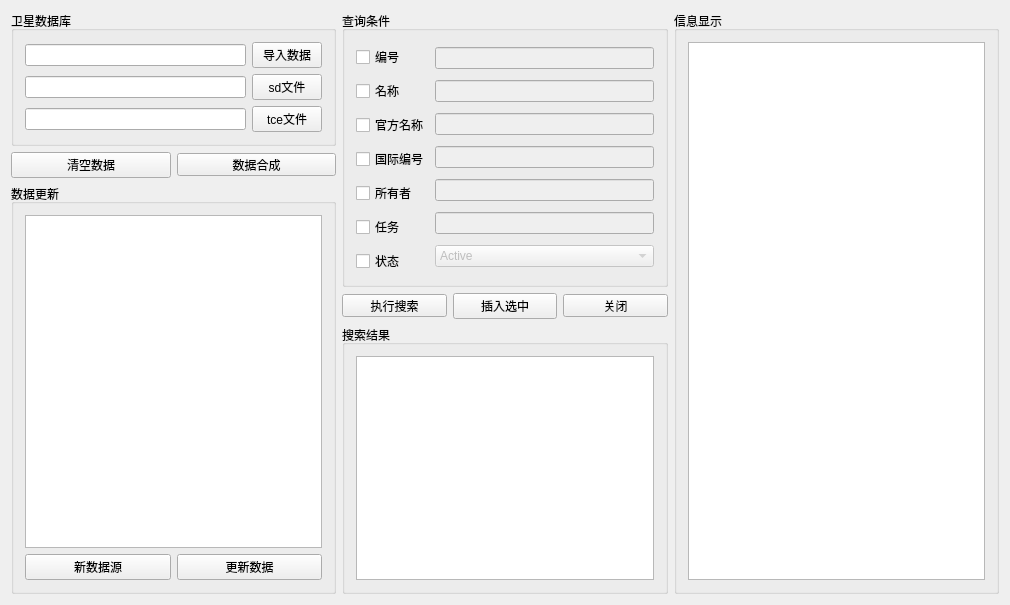
<?xml version="1.0" encoding="UTF-8"?>
<ui version="4.0">
 <class>DataReadToDBClass</class>
 <widget class="QWidget" name="DataReadToDBClass">
  <property name="geometry">
   <rect>
    <x>0</x>
    <y>0</y>
    <width>1010</width>
    <height>605</height>
   </rect>
  </property>
  <property name="windowTitle">
   <string>DataReadToDB</string>
  </property>
  <layout class="QGridLayout" name="gridLayout_6">
   <item row="0" column="0">
    <layout class="QHBoxLayout" name="horizontalLayout_5">
     <item>
      <layout class="QVBoxLayout" name="verticalLayout_4">
       <item>
        <widget class="QGroupBox" name="SatelliteDB">
         <property name="sizePolicy">
          <sizepolicy hsizetype="Expanding" vsizetype="Fixed">
           <horstretch>0</horstretch>
           <verstretch>0</verstretch>
          </sizepolicy>
         </property>
         <property name="minimumSize">
          <size>
           <width>100</width>
           <height>102</height>
          </size>
         </property>
         <property name="maximumSize">
          <size>
           <width>16777215</width>
           <height>16777215</height>
          </size>
         </property>
         <property name="sizeIncrement">
          <size>
           <width>0</width>
           <height>50</height>
          </size>
         </property>
         <property name="baseSize">
          <size>
           <width>0</width>
           <height>50</height>
          </size>
         </property>
         <property name="autoFillBackground">
          <bool>false</bool>
         </property>
         <property name="title">
          <string>卫星数据库</string>
         </property>
         <layout class="QGridLayout" name="gridLayout_3">
          <item row="0" column="0">
           <layout class="QGridLayout" name="gridLayout">
            <item row="1" column="1">
             <widget class="QPushButton" name="SDfileBtn">
              <property name="sizePolicy">
               <sizepolicy hsizetype="Expanding" vsizetype="Fixed">
                <horstretch>0</horstretch>
                <verstretch>0</verstretch>
               </sizepolicy>
              </property>
              <property name="minimumSize">
               <size>
                <width>70</width>
                <height>20</height>
               </size>
              </property>
              <property name="maximumSize">
               <size>
                <width>25</width>
                <height>16777215</height>
               </size>
              </property>
              <property name="text">
               <string>sd文件</string>
              </property>
             </widget>
            </item>
            <item row="2" column="1">
             <widget class="QPushButton" name="TCEfileBtn">
              <property name="sizePolicy">
               <sizepolicy hsizetype="Expanding" vsizetype="Fixed">
                <horstretch>0</horstretch>
                <verstretch>0</verstretch>
               </sizepolicy>
              </property>
              <property name="minimumSize">
               <size>
                <width>70</width>
                <height>20</height>
               </size>
              </property>
              <property name="maximumSize">
               <size>
                <width>25</width>
                <height>16777215</height>
               </size>
              </property>
              <property name="text">
               <string>tce文件</string>
              </property>
             </widget>
            </item>
            <item row="1" column="0">
             <widget class="QLineEdit" name="SDnameLE">
              <property name="sizePolicy">
               <sizepolicy hsizetype="Expanding" vsizetype="Fixed">
                <horstretch>0</horstretch>
                <verstretch>0</verstretch>
               </sizepolicy>
              </property>
              <property name="minimumSize">
               <size>
                <width>30</width>
                <height>20</height>
               </size>
              </property>
              <property name="readOnly">
               <bool>true</bool>
              </property>
             </widget>
            </item>
            <item row="2" column="0">
             <widget class="QLineEdit" name="TCEnameLE">
              <property name="sizePolicy">
               <sizepolicy hsizetype="Expanding" vsizetype="Fixed">
                <horstretch>0</horstretch>
                <verstretch>0</verstretch>
               </sizepolicy>
              </property>
              <property name="minimumSize">
               <size>
                <width>30</width>
                <height>20</height>
               </size>
              </property>
              <property name="readOnly">
               <bool>true</bool>
              </property>
             </widget>
            </item>
            <item row="0" column="0">
             <widget class="QLineEdit" name="DBnameLE">
              <property name="sizePolicy">
               <sizepolicy hsizetype="Expanding" vsizetype="Fixed">
                <horstretch>0</horstretch>
                <verstretch>0</verstretch>
               </sizepolicy>
              </property>
              <property name="minimumSize">
               <size>
                <width>30</width>
                <height>20</height>
               </size>
              </property>
              <property name="readOnly">
               <bool>true</bool>
              </property>
             </widget>
            </item>
            <item row="0" column="1">
             <widget class="QPushButton" name="loadDataBaseBtn">
              <property name="sizePolicy">
               <sizepolicy hsizetype="Expanding" vsizetype="Fixed">
                <horstretch>0</horstretch>
                <verstretch>0</verstretch>
               </sizepolicy>
              </property>
              <property name="minimumSize">
               <size>
                <width>70</width>
                <height>20</height>
               </size>
              </property>
              <property name="maximumSize">
               <size>
                <width>25</width>
                <height>16777215</height>
               </size>
              </property>
              <property name="sizeIncrement">
               <size>
                <width>0</width>
                <height>0</height>
               </size>
              </property>
              <property name="baseSize">
               <size>
                <width>0</width>
                <height>0</height>
               </size>
              </property>
              <property name="text">
               <string>导入数据</string>
              </property>
             </widget>
            </item>
           </layout>
          </item>
         </layout>
        </widget>
       </item>
       <item>
        <layout class="QHBoxLayout" name="horizontalLayout_3">
         <item>
          <widget class="QPushButton" name="clearDBDataButton">
           <property name="sizePolicy">
            <sizepolicy hsizetype="Expanding" vsizetype="Fixed">
             <horstretch>0</horstretch>
             <verstretch>0</verstretch>
            </sizepolicy>
           </property>
           <property name="text">
            <string>清空数据</string>
           </property>
          </widget>
         </item>
         <item>
          <widget class="QPushButton" name="CombinationBtn">
           <property name="sizePolicy">
            <sizepolicy hsizetype="Expanding" vsizetype="Fixed">
             <horstretch>0</horstretch>
             <verstretch>0</verstretch>
            </sizepolicy>
           </property>
           <property name="minimumSize">
            <size>
             <width>0</width>
             <height>23</height>
            </size>
           </property>
           <property name="maximumSize">
            <size>
             <width>23456</width>
             <height>23</height>
            </size>
           </property>
           <property name="text">
            <string>数据合成</string>
           </property>
          </widget>
         </item>
        </layout>
       </item>
       <item>
        <widget class="QGroupBox" name="groupBox">
         <property name="title">
          <string>数据更新</string>
         </property>
         <layout class="QGridLayout" name="gridLayout_4">
          <item row="0" column="0">
           <widget class="QTextEdit" name="dataSourceListEdit"/>
          </item>
          <item row="1" column="0">
           <layout class="QHBoxLayout" name="horizontalLayout_2">
            <item>
             <widget class="QPushButton" name="newDataSRCButton">
              <property name="text">
               <string>新数据源</string>
              </property>
             </widget>
            </item>
            <item>
             <widget class="QPushButton" name="updateDataButton">
              <property name="text">
               <string>更新数据</string>
              </property>
             </widget>
            </item>
           </layout>
          </item>
         </layout>
        </widget>
       </item>
      </layout>
     </item>
     <item>
      <layout class="QVBoxLayout" name="verticalLayout_3">
       <item>
        <widget class="QGroupBox" name="SatelliteGB">
         <property name="enabled">
          <bool>true</bool>
         </property>
         <property name="sizePolicy">
          <sizepolicy hsizetype="Expanding" vsizetype="Fixed">
           <horstretch>0</horstretch>
           <verstretch>0</verstretch>
          </sizepolicy>
         </property>
         <property name="minimumSize">
          <size>
           <width>0</width>
           <height>209</height>
          </size>
         </property>
         <property name="layoutDirection">
          <enum>Qt::LeftToRight</enum>
         </property>
         <property name="title">
          <string>查询条件</string>
         </property>
         <property name="alignment">
          <set>Qt::AlignLeading|Qt::AlignLeft|Qt::AlignTop</set>
         </property>
         <property name="flat">
          <bool>false</bool>
         </property>
         <property name="checkable">
          <bool>false</bool>
         </property>
         <layout class="QGridLayout" name="gridLayout_2">
          <item row="0" column="0">
           <layout class="QHBoxLayout" name="horizontalLayout">
            <item>
             <layout class="QVBoxLayout" name="verticalLayout">
              <property name="spacing">
               <number>10</number>
              </property>
              <property name="topMargin">
               <number>3</number>
              </property>
              <property name="bottomMargin">
               <number>0</number>
              </property>
              <item>
               <widget class="QCheckBox" name="SerialNum">
                <property name="sizePolicy">
                 <sizepolicy hsizetype="Minimum" vsizetype="Fixed">
                  <horstretch>0</horstretch>
                  <verstretch>0</verstretch>
                 </sizepolicy>
                </property>
                <property name="text">
                 <string>编号</string>
                </property>
               </widget>
              </item>
              <item>
               <widget class="QCheckBox" name="SCommonNameCB">
                <property name="text">
                 <string>名称</string>
                </property>
               </widget>
              </item>
              <item>
               <widget class="QCheckBox" name="SOfficialNameCB">
                <property name="text">
                 <string>官方名称</string>
                </property>
               </widget>
              </item>
              <item>
               <widget class="QCheckBox" name="SInterNumCB">
                <property name="text">
                 <string>国际编号</string>
                </property>
               </widget>
              </item>
              <item>
               <widget class="QCheckBox" name="SOwnerCB">
                <property name="text">
                 <string>所有者</string>
                </property>
               </widget>
              </item>
              <item>
               <widget class="QCheckBox" name="SMissionCB">
                <property name="text">
                 <string>任务</string>
                </property>
               </widget>
              </item>
              <item>
               <widget class="QCheckBox" name="SStateCB">
                <property name="text">
                 <string>状态</string>
                </property>
               </widget>
              </item>
             </layout>
            </item>
            <item>
             <layout class="QVBoxLayout" name="verticalLayout_2">
              <property name="sizeConstraint">
               <enum>QLayout::SetDefaultConstraint</enum>
              </property>
              <item>
               <widget class="QLineEdit" name="SerialNumLE">
                <property name="enabled">
                 <bool>false</bool>
                </property>
               </widget>
              </item>
              <item>
               <widget class="QLineEdit" name="SCommonNameLE">
                <property name="enabled">
                 <bool>false</bool>
                </property>
               </widget>
              </item>
              <item>
               <widget class="QLineEdit" name="SOfficialNameLE">
                <property name="enabled">
                 <bool>false</bool>
                </property>
               </widget>
              </item>
              <item>
               <widget class="QLineEdit" name="SInterNumLE">
                <property name="enabled">
                 <bool>false</bool>
                </property>
               </widget>
              </item>
              <item>
               <widget class="QLineEdit" name="SOwnerLE">
                <property name="enabled">
                 <bool>false</bool>
                </property>
               </widget>
              </item>
              <item>
               <widget class="QLineEdit" name="SMissionLE">
                <property name="enabled">
                 <bool>false</bool>
                </property>
               </widget>
              </item>
              <item>
               <widget class="QComboBox" name="SStateComB">
                <property name="enabled">
                 <bool>false</bool>
                </property>
                <property name="acceptDrops">
                 <bool>false</bool>
                </property>
                <property name="editable">
                 <bool>false</bool>
                </property>
                <property name="currentIndex">
                 <number>0</number>
                </property>
                <item>
                 <property name="text">
                  <string>Active</string>
                 </property>
                </item>
                <item>
                 <property name="text">
                  <string>Inactive</string>
                 </property>
                </item>
                <item>
                 <property name="text">
                  <string>Unknown</string>
                 </property>
                </item>
                <item>
                 <property name="text">
                  <string/>
                 </property>
                </item>
               </widget>
              </item>
             </layout>
            </item>
           </layout>
          </item>
         </layout>
        </widget>
       </item>
       <item>
        <layout class="QHBoxLayout" name="horizontalLayout_4">
         <item>
          <widget class="QPushButton" name="SearchBtn">
           <property name="sizePolicy">
            <sizepolicy hsizetype="Expanding" vsizetype="Fixed">
             <horstretch>0</horstretch>
             <verstretch>0</verstretch>
            </sizepolicy>
           </property>
           <property name="minimumSize">
            <size>
             <width>0</width>
             <height>23</height>
            </size>
           </property>
           <property name="maximumSize">
            <size>
             <width>99999</width>
             <height>23</height>
            </size>
           </property>
           <property name="text">
            <string>执行搜索</string>
           </property>
           <property name="checkable">
            <bool>false</bool>
           </property>
           <property name="autoDefault">
            <bool>false</bool>
           </property>
           <property name="default">
            <bool>false</bool>
           </property>
          </widget>
         </item>
         <item>
          <widget class="QPushButton" name="InsertSelectedBtn">
           <property name="sizePolicy">
            <sizepolicy hsizetype="Expanding" vsizetype="Fixed">
             <horstretch>0</horstretch>
             <verstretch>0</verstretch>
            </sizepolicy>
           </property>
           <property name="text">
            <string>插入选中</string>
           </property>
          </widget>
         </item>
         <item>
          <widget class="QPushButton" name="CloseBtn">
           <property name="sizePolicy">
            <sizepolicy hsizetype="Expanding" vsizetype="Fixed">
             <horstretch>0</horstretch>
             <verstretch>0</verstretch>
            </sizepolicy>
           </property>
           <property name="minimumSize">
            <size>
             <width>0</width>
             <height>23</height>
            </size>
           </property>
           <property name="maximumSize">
            <size>
             <width>99999</width>
             <height>23</height>
            </size>
           </property>
           <property name="text">
            <string>关闭</string>
           </property>
          </widget>
         </item>
        </layout>
       </item>
       <item>
        <widget class="QGroupBox" name="SInsertSatGB">
         <property name="sizePolicy">
          <sizepolicy hsizetype="Expanding" vsizetype="Expanding">
           <horstretch>0</horstretch>
           <verstretch>0</verstretch>
          </sizepolicy>
         </property>
         <property name="minimumSize">
          <size>
           <width>0</width>
           <height>128</height>
          </size>
         </property>
         <property name="sizeIncrement">
          <size>
           <width>0</width>
           <height>0</height>
          </size>
         </property>
         <property name="baseSize">
          <size>
           <width>0</width>
           <height>0</height>
          </size>
         </property>
         <property name="title">
          <string>搜索结果</string>
         </property>
         <layout class="QVBoxLayout" name="verticalLayout_6">
          <item>
           <widget class="QTableView" name="SInsertSatTable">
            <property name="sizePolicy">
             <sizepolicy hsizetype="Expanding" vsizetype="Expanding">
              <horstretch>0</horstretch>
              <verstretch>0</verstretch>
             </sizepolicy>
            </property>
           </widget>
          </item>
         </layout>
        </widget>
       </item>
      </layout>
     </item>
     <item>
      <widget class="QGroupBox" name="groupBox_2">
       <property name="sizePolicy">
        <sizepolicy hsizetype="Expanding" vsizetype="Preferred">
         <horstretch>0</horstretch>
         <verstretch>0</verstretch>
        </sizepolicy>
       </property>
       <property name="title">
        <string>信息显示</string>
       </property>
       <layout class="QGridLayout" name="gridLayout_5">
        <item row="0" column="0">
         <widget class="QTextEdit" name="textEdit">
          <property name="sizePolicy">
           <sizepolicy hsizetype="Expanding" vsizetype="Ignored">
            <horstretch>0</horstretch>
            <verstretch>0</verstretch>
           </sizepolicy>
          </property>
         </widget>
        </item>
       </layout>
      </widget>
     </item>
    </layout>
   </item>
  </layout>
 </widget>
 <layoutdefault spacing="6" margin="11"/>
 <resources>
  <include location="datareadtodb.qrc"/>
 </resources>
 <connections/>
</ui>
